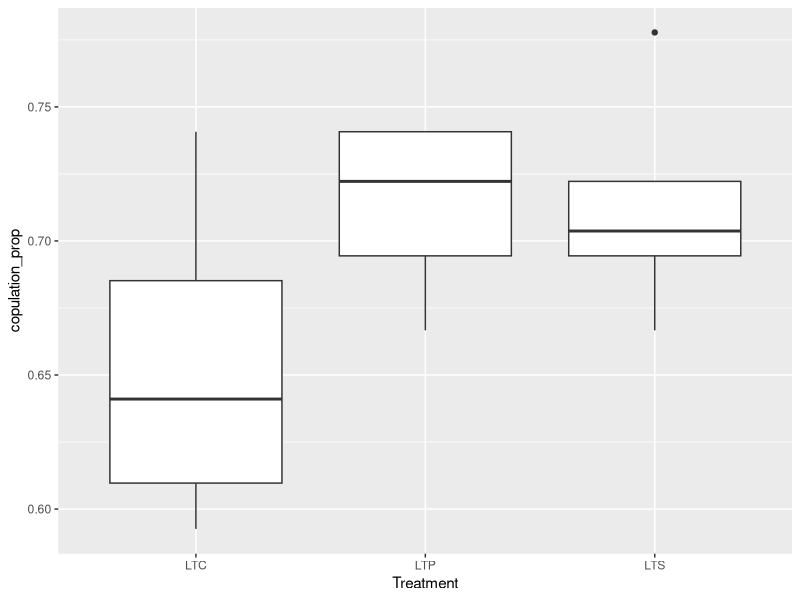
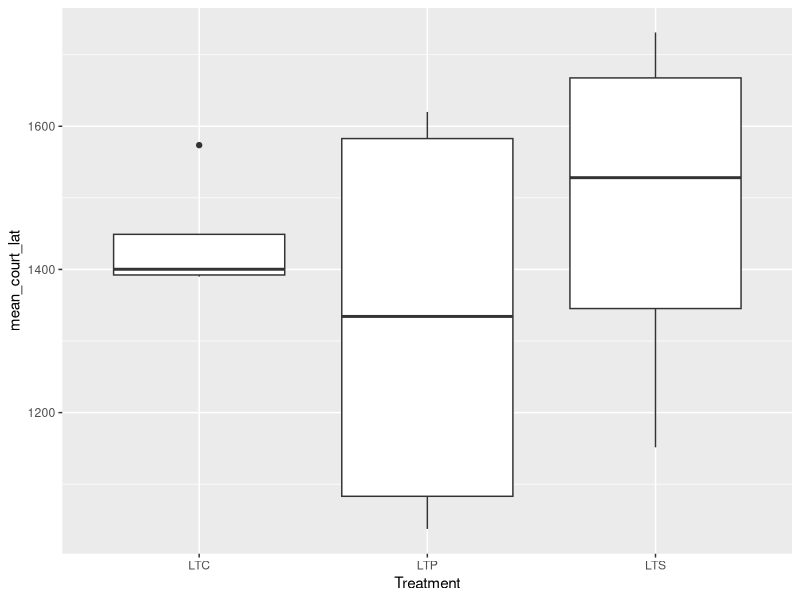
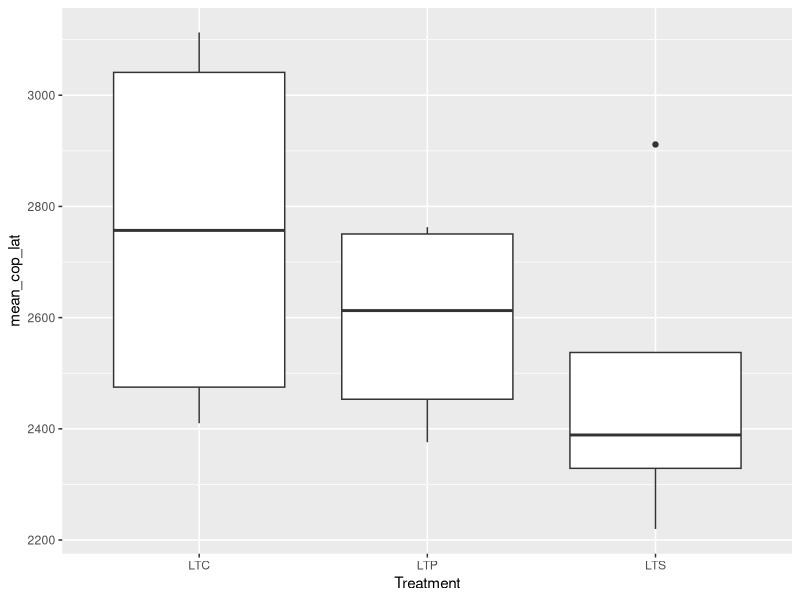
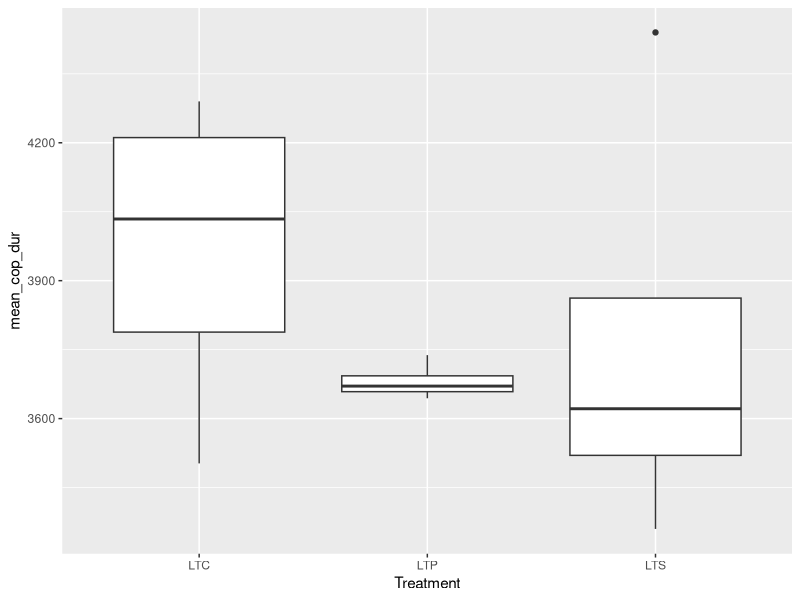
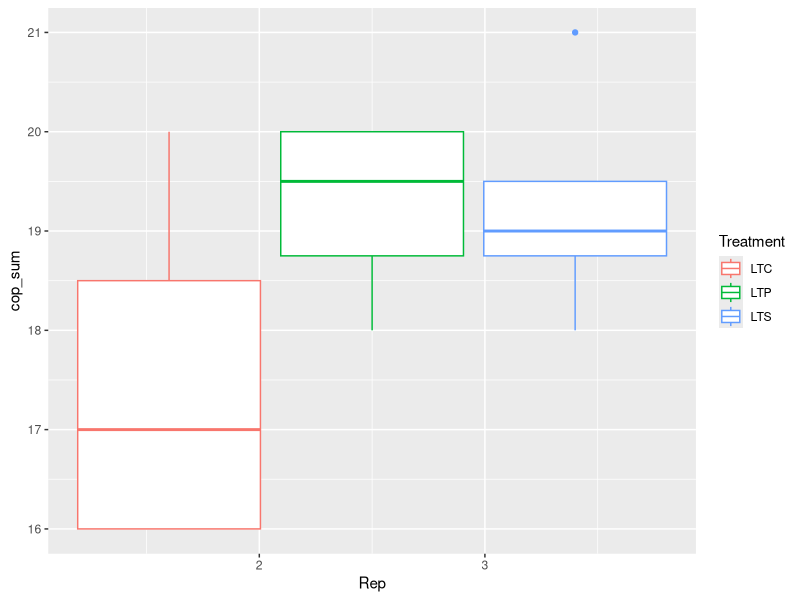
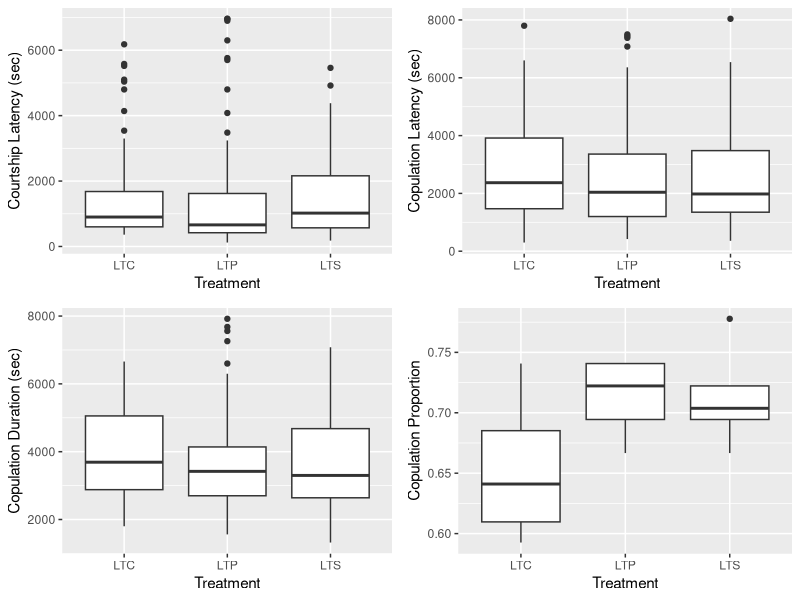
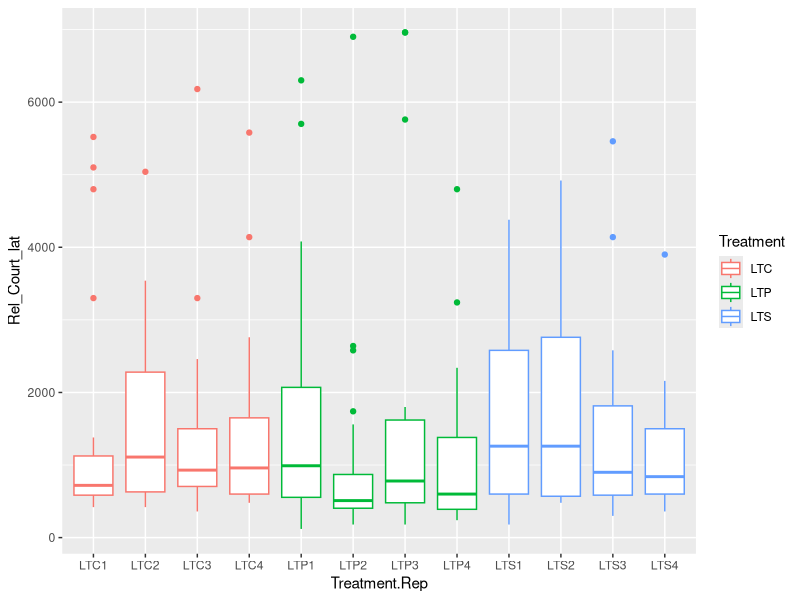
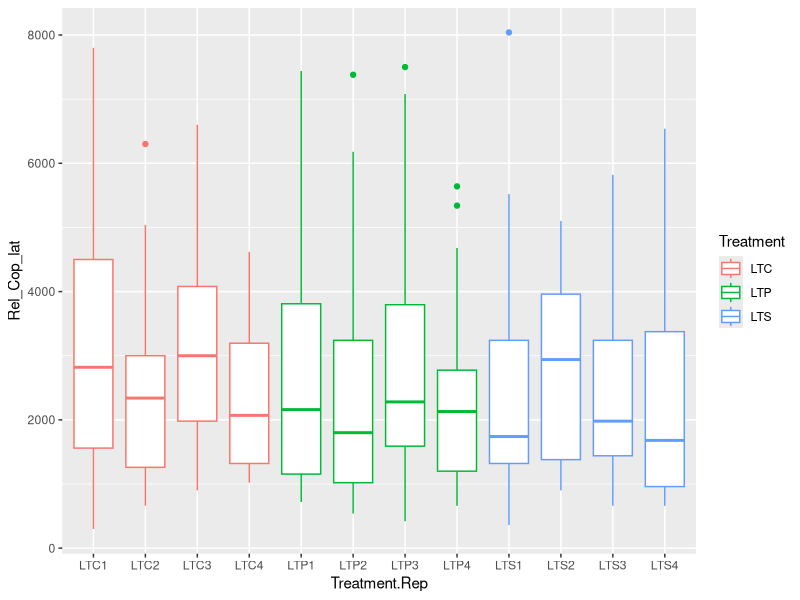

Here is the R script that generated these plots, in order: (Note: this script raises an error after producing the figures.)
# Data from Abhijna of the long term populations and their courtship and copulation data

library(ggplot2)
library(dplyr)
library(tidyr)
library(lme4)
library(effects)
#library(lme4)
#library(car)


#Multiplots: to join plots together
#From: http://www.cookbook-r.com/Graphs/Multiple_graphs_on_one_page_(ggplot2)/

multiplot <- function(..., plotlist=NULL, file, cols=1, layout=NULL) {
  library(grid)
  
  # Make a list from the ... arguments and plotlist
  plots <- c(list(...), plotlist)
  
  numPlots = length(plots)
  
  # If layout is NULL, then use 'cols' to determine layout
  if (is.null(layout)) {
    # Make the panel
    # ncol: Number of columns of plots
    # nrow: Number of rows needed, calculated from # of cols
    layout <- matrix(seq(1, cols * ceiling(numPlots/cols)),
                     ncol = cols, nrow = ceiling(numPlots/cols))
  }
  
  if (numPlots==1) {
    print(plots[[1]])
    
  } else {
    # Set up the page
    grid.newpage()
    pushViewport(viewport(layout = grid.layout(nrow(layout), ncol(layout))))
    
    # Make each plot, in the correct location
    for (i in 1:numPlots) {
      # Get the i,j matrix positions of the regions that contain this subplot
      matchidx <- as.data.frame(which(layout == i, arr.ind = TRUE))
      
      print(plots[[i]], vp = viewport(layout.pos.row = matchidx$row,
                                      layout.pos.col = matchidx$col))
    }
  }
}
#Change working directory to the Data folder (if from script folder to start)!
#setwd("~/Bioinformatics/Long_Term_Data/Data_LongTermPopulationExperiments_Git/PredationCourtship/data")
AP_evolved_data <- read.csv("AP_EvolvedPopCourtshipCopulation_2014.csv", h=T)

#Start time of agebin 4 not recorded: so removed
AP_evolved_data <- AP_evolved_data[-which(AP_evolved_data$Bin4 == "" & AP_evolved_data$AgeBin =="4"),]
#Make relative start times:
head(AP_evolved_data)
AP_evolved_data$StartTime <- as.difftime(as.character(AP_evolved_data$StartTime), format = "%H:%M", units = "secs")

AP_evolved_data$CourtshipLatency <- as.difftime(as.character(AP_evolved_data$CourtshipLatency), format = "%H:%M", units = "secs")

AP_evolved_data$Bin2 <- as.difftime(as.character(AP_evolved_data$Bin2), format = "%H:%M", units = "secs")

AP_evolved_data$Bin3 <- as.difftime(as.character(AP_evolved_data$Bin3), format = "%H:%M", units = "secs")

AP_evolved_data$Bin4 <- as.difftime(as.character(AP_evolved_data$Bin4), format = "%H:%M", units = "secs")

AP_evolved_data$CopulationLatency <- as.difftime(as.character(AP_evolved_data$CopulationLatency), format = "%H:%M", units = "secs")

AP_evolved_data$CopulationDuration <- as.difftime(as.character(AP_evolved_data$CopulationDuration), format = "%H:%M", units = "secs")

head(AP_evolved_data)
#Needs to be based on the age bin start time!
AP_evolved_data$CourtshipLatency <- with(AP_evolved_data, CourtshipLatency - StartTime)

AP_evolved_data$CopulationLatency <- with(AP_evolved_data, CopulationLatency - StartTime)

#Wrong: should be from time of copulation latency!
AP_evolved_data$CopulationDuration <- with(AP_evolved_data, CopulationDuration - StartTime)

AP_evolved_data$Bin2 <- with(AP_evolved_data, Bin2 - StartTime)
AP_evolved_data$Bin3 <- with(AP_evolved_data, Bin3 - StartTime)
AP_evolved_data$Bin4 <- with(AP_evolved_data, Bin4 - StartTime)
AP_evolved_data$Bin1 <- with(AP_evolved_data, StartTime - StartTime)
head(AP_evolved_data)

#Relative start times for each thing

AP_evolved_data <- within(AP_evolved_data, { 
  Rel_Court_lat = ifelse (AgeBin == 1, CourtshipLatency-Bin1, ifelse(AgeBin == 2, CourtshipLatency-Bin2, ifelse(AgeBin == 3, CourtshipLatency-Bin3, ifelse(AgeBin == 4, CourtshipLatency-Bin4, 0))))})


AP_evolved_data <- within(AP_evolved_data, { 
  Rel_Cop_lat = ifelse (AgeBin == 1, CopulationLatency-Bin1, ifelse(AgeBin == 2, CopulationLatency-Bin2, ifelse(AgeBin == 3, CopulationLatency-Bin3, ifelse(AgeBin == 4, CopulationLatency-Bin4, 0))))})

#Wrong: should be after copulation latency!
AP_evolved_data <- within(AP_evolved_data, { 
  Rel_Cop_dur = ifelse (AgeBin == 1, CopulationDuration-Bin1, ifelse(AgeBin == 2, CopulationDuration-Bin2, ifelse(AgeBin == 3, CopulationDuration-Bin3, ifelse(AgeBin == 4, CopulationDuration-Bin4, 0))))})

head(AP_evolved_data)
#New Data frame with only important data:
AP_Data <- subset(AP_evolved_data, select = c(Treatment, Rep, Rel_Court_lat, Rel_Cop_lat, Rel_Cop_dur, Copulation, Temperature, Humidity, Date, AgeBin))

#AP_court_lat <- subset(AP_Data, select = c(Treatment, Rep, Rel_Court_lat))
#AP_cop_dur <- subset(AP_Data, select = c(Treatment, Rep, Rel_Cop_dur))
#AP_cop_lat <- subset(AP_Data, select = c(Treatment, Rep, Rel_Cop_lat))


#AP_evolved_data <- AP_evolved_data[-which(AP_evolved_data$Bin4 == "" & AP_evolved_data$AgeBin =="4"),]

#AP_court_lat <- AP_court_lat[-which(AP_court_lat$Rel_Court_lat == ""),]
#AP_cop_lat <- AP_cop_lat[-which(AP_cop_lat$Rel_Cop_lat ==""),]
#AP_cop_dur <- AP_cop_dur[-which(AP_cop_dur$Rel_Cop_dur ==""),]

AP_groups <-AP_Data %>%
  group_by(Treatment, Rep) %>%
  summarise(copulation_prop=sum(Copulation/(n())), mean_court_lat= mean(Rel_Court_lat, na.rm = TRUE), mean_cop_lat = mean(Rel_Cop_lat, na.rm=TRUE), mean_cop_dur = mean(Rel_Cop_dur, na.rm=TRUE), cop_sum=sum(Copulation))

p1 <- ggplot(AP_groups, aes(x = Treatment, y = copulation_prop))
p2 <- ggplot(AP_groups, aes(x=Treatment, y = mean_court_lat))
p3 <- ggplot(AP_groups, aes(x=Treatment, y = mean_cop_lat))
p4 <- ggplot(AP_groups, aes(x=Treatment, y = mean_cop_dur))
p5 <- ggplot(AP_groups, aes(x=Rep, y=cop_sum, colour=Treatment))

#p1+geom_point()
p1+geom_boxplot()

#p2+geom_point()
p2+geom_boxplot()

#p3+geom_point()
p3+geom_boxplot()

#p4+geom_point()
p4+geom_boxplot()

#p5+geom_point()
p5+geom_boxplot()


#head(AP_Data)

AP_Data$Rep <- as.factor(AP_Data$Rep)

p6 <- ggplot(AP_Data, aes(x = Treatment, y = Rel_Court_lat))
p7 <- ggplot(AP_Data, aes(x=Treatment, y = Rel_Cop_lat))
p8 <- ggplot(AP_Data, aes(x=Treatment, y = Rel_Cop_dur))
p9 <- ggplot(AP_Data, aes(x=Treatment, y = Copulation), ylab("Copulation"))

#Units are millisecond (1sec = 1000 milliseconds ((something not right)))
aaa <- p6+geom_boxplot() +
  ylab("Courtship Latency (sec)")
bbb <- p7+geom_boxplot() +
  ylab("Copulation Latency (sec)")
ccc <- p8+geom_boxplot() +
  ylab("Copulation Duration (sec)")
ddd <- p1+geom_boxplot() +
  ylab("Copulation Proportion")

multiplot(aaa,ccc,bbb, ddd, cols=2)

AP_Data$Treatment.Rep <- with(AP_Data, paste0(Treatment, Rep))
AP_groups$Treatment.Rep <- with(AP_groups, paste0(Treatment, Rep))
p10 <- ggplot(AP_Data, aes(x = Treatment.Rep, y = Rel_Court_lat, colour = Treatment))
p11 <- ggplot(AP_Data, aes(x=Treatment.Rep, y = Rel_Cop_lat, colour=Treatment))
p12<- ggplot(AP_Data, aes(x=Treatment.Rep, y = Rel_Cop_dur, colour = Treatment))

p10+geom_boxplot()
p11+geom_boxplot()
p12+geom_boxplot()

head(AP_Data)

#Models
AP_Data$Rep <- as.numeric(AP_Data$Rep)
mod_court <- lmer(Rel_Court_lat ~ 1 + Treatment + Rep + Temperature + Humidity + (1|Date), data = AP_Data)
summary(mod_court)
car::Anova(mod_court)
plot(allEffects(mod_court))

mod_court_plot <- lmer(Rel_Court_lat ~ 1 + Treatment + (1|Date), data = AP_Data)
plot(allEffects(mod_court_plot))
mod_copl_plot <- lmer(Rel_Cop_lat ~ 1 + Treatment + (1|Date), data = AP_Data)
plot(allEffects(mod_copl_plot))
mod_copd_plot <- lmer(Rel_Cop_dur ~ 1 + Treatment + (1|Date), data = AP_Data)
plot(allEffects(mod_copd_plot))
mod_cop_count <- lmer(Copulation ~ 1+ Treatment + (1|Date), data=AP_Data)
head(AP_Data)

plot(effect("Treatment", mod_court_plot), main = "Relative Courtship Latency", ylab = "Courtship Latency (sec)", xlab = "Treatment",style="stacked",rug=F, key.args=list(space="right"), row = 1,col = 1,nrow = 2,ncol = 2, more=TRUE)
plot(effect("Treatment", mod_copl_plot), main = "Relative Copulation Latency", ylab = "Copulation Latency (sec)", xlab = "Treatment",style="stacked",rug=F, key.args=list(space="right"), row = 1,col = 2,nrow = 2,ncol = 2, more=TRUE)
plot(effect("Treatment", mod_copd_plot), main = "Relative Copulation Duration", ylab = "Copulation Duration (sec)", xlab = "Treatment",style="stacked",rug=F, key.args=list(space="right"), row = 2,col = 1,nrow = 2,ncol = 2, more=TRUE)
plot(effect("Treatment", mod_cop_count), main = "Copulation", ylab = "Copulation ", xlab = "Treatment",style="stacked",rug=F, key.args=list(space="right"), row = 2,col = 2,nrow = 2,ncol = 2)


#Works: add in all effects to correct models!


plot(effect("Treatment", mod_court_plot), main = "Courtship Latency", ylab = "Courtship Latency (sec)", xlab = "Treatment",style="stacked",rug=F, key.args=list(space="right"), row = 1,col = 1,nrow = 1,ncol = 2, more=TRUE)
plot(effect("Treatment", mod_copl_plot), main = "Copulation Latency", ylab = "Copulation Latency (sec)", xlab = "Treatment",style="stacked",rug=F, key.args=list(space="right"), row = 1,col = 2,nrow = 1,ncol = 2)

plot(effect("Treatment", mod_copd_plot), main =  "Copulation Duration", ylab = "Copulation Duration (sec)", xlab = "Treatment",style="stacked",rug=F, key.args=list(space="right"), row = 1,col = 1,nrow = 1,ncol = 2, more=TRUE)
plot(effect("Treatment", mod_cop_count), main = "Copulation Proportion", ylab = "Copulation ", xlab = "Treatment",style="stacked",rug=F, key.args=list(space="right"), row = 1,col = 2,nrow = 1,ncol = 2)
